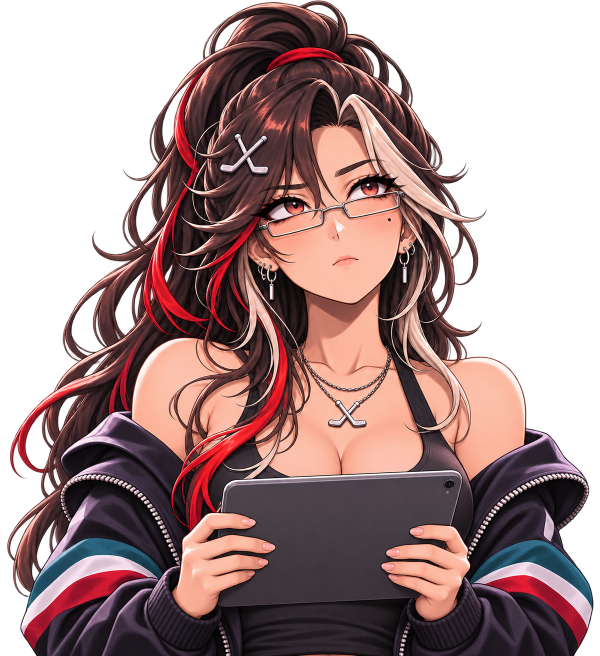
#> input picture assets/analyst.png, 1199 x 1312 px (shown at 1/2 size)
$ python render_pilot.py
#> lines starting #> are read from the running program, lines starting #| are printed output that depends on the picture
"""Render a three-scene vertical pilot, entirely on a GitHub Actions runner."""
import json
import math
import subprocess
from pathlib import Path
from PIL import Image, ImageDraw, ImageFont, ImageOps

ROOT = Path(__file__).resolve().parent
OUT = ROOT / "reel-output"
WORK = ROOT / "reel-work"
ENGINE = ROOT / "engine"
W, H, FPS = 1080, 1920, 24
PW, PH = 960, 1120
PX, PY = 60, 232
SCENES = [
    ("analyst.png", "АНАЛИТИКА", "В хоккее всё просто. Главное — забить больше, чем пропустить."),
    ("goal.png", "ГОООЛ!", "Но когда твоя команда забивает, аналитика внезапно заканчивается."),
    ("referee_anger.png", "СУДЬЯ?!", "А когда судья отменяет гол, начинается уже совсем другой вид спорта!"),
]

def run(*args, **kwargs):
    subprocess.run([str(x) for x in args], check=True, **kwargs)

def font(size, bold=False):
    name = "DejaVuSans-Bold.ttf" if bold else "DejaVuSans.ttf"
    return ImageFont.truetype("/usr/share/fonts/truetype/dejavu/" + name, size)

def wrap(draw, text, f, max_width):
    lines, line = [], ""
    for word in text.split():
        candidate = (line + " " + word).strip()
        if line and draw.textlength(candidate, font=f) > max_width:
            lines.append(line)
            line = word
        else:
            line = candidate
    if line:
        lines.append(line)
    return lines

def compose(index, filename, headline, phrase):
    base = Image.new("RGB", (W, H))
    d = ImageDraw.Draw(base)
    for y in range(H):
        t = y / H
        d.line((0, y, W, y), fill=(int(13 + t*7), int(24 + t*15), int(31 + t*13)))
    d.rounded_rectangle((60, 75, 1020, 180), 25, fill="#203b3c")
    d.text((92, 127), "ХОККЕЙ-ТЯН", font=font(52, True), fill="#f4f8f7", anchor="lm")
    d.text((985, 127), f"0{index}/03", font=font(36, True), fill="#98d7be", anchor="rm")
    d.rounded_rectangle((48, 220, 1032, 1364), 24, fill="#426763")
    d.rounded_rectangle((60, 1390, 1020, 1785), 32, fill="#142528", outline="#36564e", width=3)
    d.text((100, 1430), headline, font=font(66, True), fill="#9ee8c7")
    f = font(52, True)
    lines = wrap(d, phrase, f, 870)
    if len(lines) > 4:
        f = font(45, True)
        lines = wrap(d, phrase, f, 870)
    for n, line in enumerate(lines):
        d.text((100, 1520 + n*65), line, font=f, fill="#ffffff")
    d.text((60, 1830), "BEZ POTOLKA FILMS  /  PILOT 001", font=font(26), fill="#88a9a5")
    for n in range(3):
        x = 60 + n*326
        d.rounded_rectangle((x, 1890, x+308, 1902), 6, fill="#a2e8cc" if n < index else "#304745")
    base_path = WORK / f"base-{index}.png"
    base.save(base_path)
    src = ImageOps.exif_transpose(Image.open(ROOT / "assets" / filename)).convert("RGBA")
    # A dark panel with the complete reaction image; no face/body cropping.
    panel = Image.new("RGBA", (PW, PH), "#17292e")
    art = ImageOps.contain(src, (PW-64, PH-64), Image.Resampling.LANCZOS)
    panel.alpha_composite(art, ((PW-art.width)//2, (PH-art.height)//2))
    panel_path = WORK / f"panel-{index}.png"
    panel.convert("RGB").save(panel_path)
    return base_path, panel_path

def synthesize(index, phrase):
    wav = WORK / f"voice-{index}.wav"
    run(ENGINE / "qwen_tts", "-d", "qwen3-tts-1.7b", "-s", "ono_anna",
        "-l", "Russian", "--int8", "--threads", "4", "--seed", "42",
        "--max-duration", "35", "--text", phrase, "-o", wav, cwd=ENGINE)
    seconds = float(subprocess.check_output(["ffprobe", "-v", "error", "-show_entries",
        "format=duration", "-of", "default=noprint_wrappers=1:nokey=1", str(wav)], text=True).strip())
    if not math.isfinite(seconds) or seconds <= 0:
        raise RuntimeError(f"Invalid voice duration: {seconds}")
    frames = math.ceil((seconds + .35) * FPS)
    return wav, frames

def main():
    OUT.mkdir(exist_ok=True)
    WORK.mkdir(exist_ok=True)
    for filename, _, _ in SCENES:
        if not (ROOT / "assets" / filename).is_file():
            raise FileNotFoundError(filename)
    clips, manifest = [], []
    for index, (filename, title, phrase) in enumerate(SCENES, 1):
        print(f"Scene {index}: {filename} | {phrase}", flush=True)
        base, panel = compose(index, filename, title, phrase)
#> in compose, `base = Image.new("RGB", (W, H))`: base: PIL image 1080x1920 RGB; every value is 0
#> in compose, `lines = wrap(d, phrase, f, 870)`: lines = ['В хоккее всё просто.', 'Главное — забить больше,', 'чем пропустить.']
#> the loop in compose, `for n, line in enumerate(lines):` made 3 passes
#> in compose, `base.save(base_path)`:
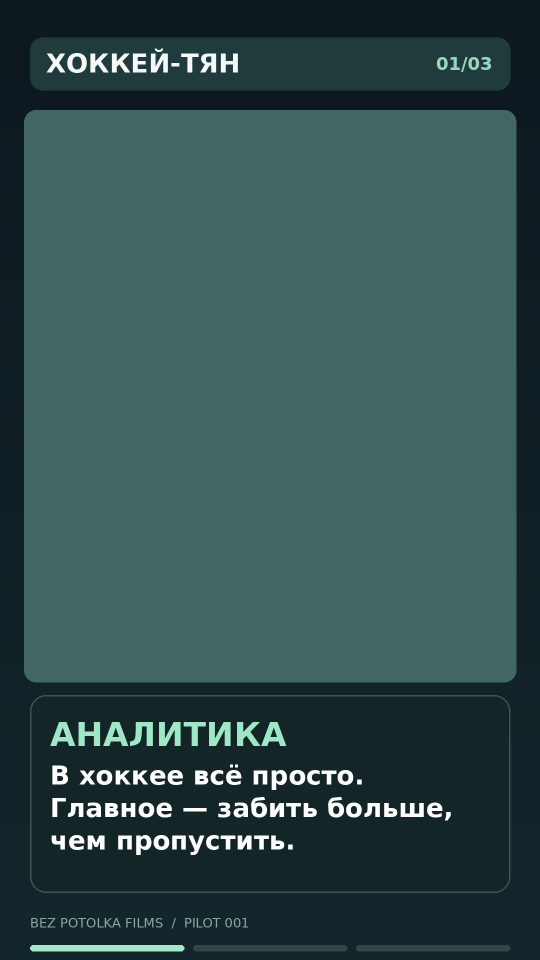
#> saved as base-1.png: PIL image 1080x1920 RGB (shown at 1/2 size); mean R, G, B 50.2, 78.4, 77.8
#> in compose, src is the input picture: PIL image 1199x1312 RGBA; mean R, G, B, A 80.6, 54.9, 54.4, 162.8
#> in compose, `panel = Image.new("RGBA", (PW, PH), "#17292e")`:
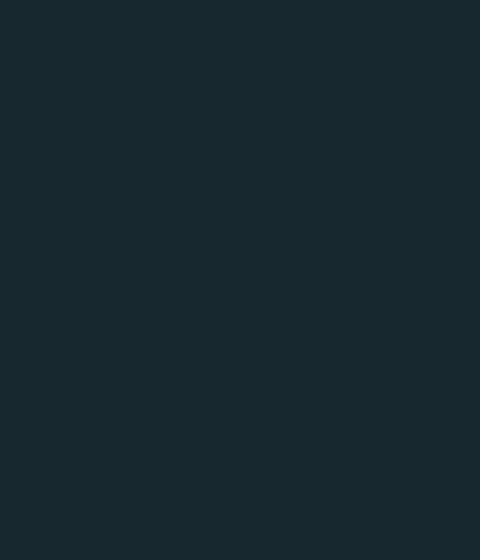
#> panel: PIL image 960x1120 RGBA (shown at 1/2 size); mean R, G, B, A 23, 41, 46, 255
#> in compose, `art = ImageOps.contain(src, (PW-64, PH-64), Image.Resampling.LANCZOS)`:
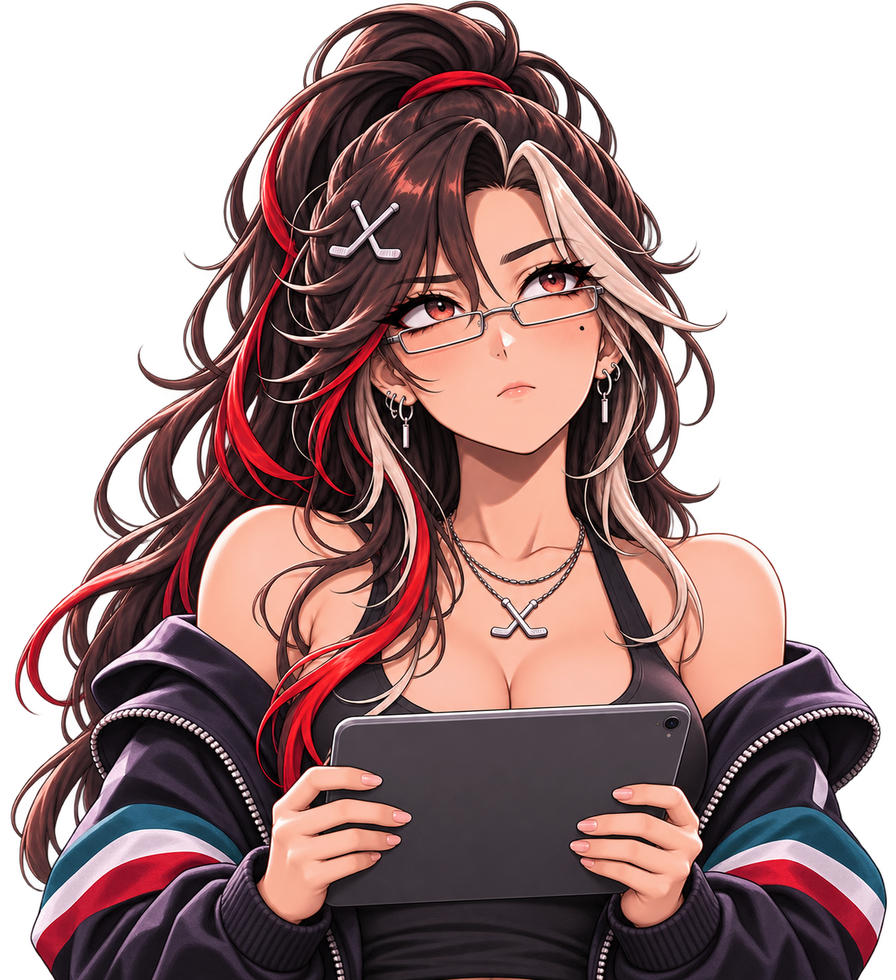
#> art: PIL image 896x980 RGBA; mean R, G, B, A 80, 54.7, 54.1, 162.8; transparent parts drawn white
#> in compose, `panel.alpha_composite(art, ((PW-art.width)//2, (PH-art.height)//2))`:
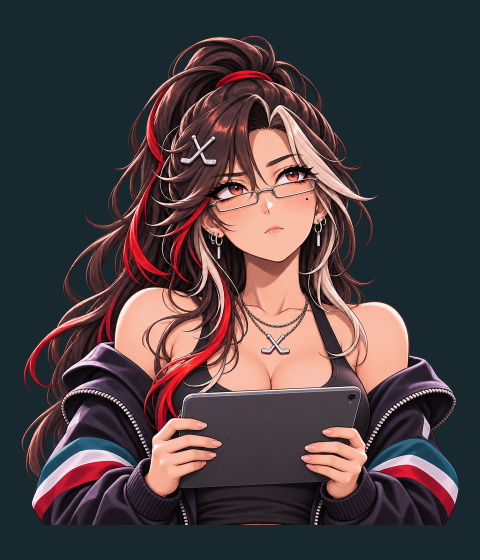
#> panel: PIL image 960x1120 RGBA (shown at 1/2 size); mean R, G, B, A 74.1, 63, 64.9, 255
        wav, frames = synthesize(index, phrase)
        duration = frames/FPS
        clip = WORK / f"scene-{index}.mp4"
        zoom = f"1+0.035*on/{max(1,frames-1)}"
        vf = (f"[1:v]scale=1920:2240,zoompan=z='{zoom}':x='iw/2-iw/zoom/2':"
              f"y='ih/2-ih/zoom/2':d={frames}:s={PW}x{PH}:fps={FPS}[motion];"
              f"[0:v][motion]overlay={PX}:{PY}:shortest=1,format=yuv420p[v]")
        run("ffmpeg", "-hide_banner", "-loglevel", "error", "-y",
            "-filter_complex_threads", "2", "-loop", "1", "-framerate", FPS, "-i", base,
            "-i", panel, "-i", wav, "-filter_complex", vf, "-map", "[v]", "-map", "2:a:0",
            "-af", "apad", "-t", f"{duration:.6f}", "-r", FPS, "-c:v", "libx264",
            "-threads", "4", "-preset", "fast", "-crf", "19", "-c:a", "aac", "-b:a", "128k",
            "-ar", "48000", "-ac", "2", clip)
        clips.append(clip)
        manifest.append({"scene": index, "asset": filename, "text": phrase, "seconds": duration})
    listing = WORK / "concat.txt"
    listing.write_text("".join(f"file '{p.name}'\n" for p in clips), encoding="utf-8")
    final = OUT / "hockey-tyan-pilot.mp4"
    run("ffmpeg", "-hide_banner", "-loglevel", "error", "-y", "-f", "concat", "-safe", "0",
        "-i", listing, "-c:v", "copy", "-c:a", "aac", "-b:a", "128k", "-movflags", "+faststart", final)
    (OUT / "manifest.json").write_text(json.dumps(manifest, ensure_ascii=False, indent=2), encoding="utf-8")
    run("ffprobe", "-v", "error", "-show_entries", "stream=codec_name,width,height:format=duration",
        "-of", "json", final)

if __name__ == "__main__":
    main()
#> (the call stopped at in synthesize, `seconds = float(subprocess.check_output(["ffprobe", "-v", "error", "-s..`: subprocess is not available in this run)

$ run again, with assets/dead_inside.png copied over assets/analyst.png
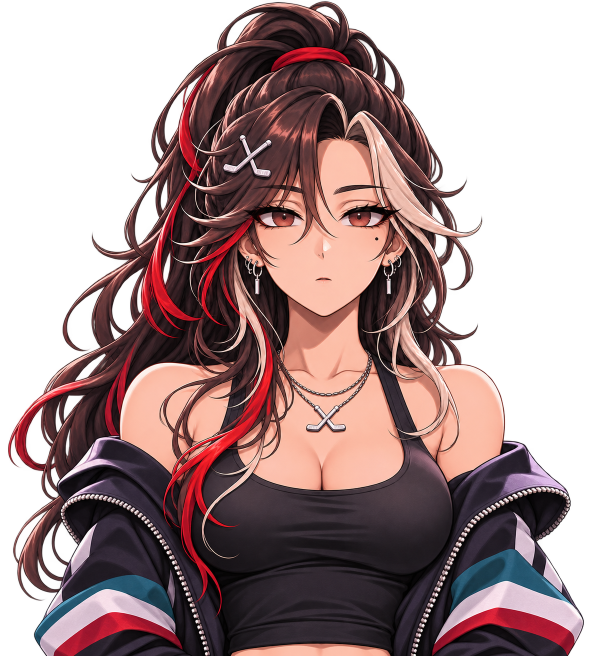
#> input picture assets/dead_inside.png, 1199 x 1312 px (shown at 1/2 size)
#> base: PIL image 1080x1920 RGB; every value is 0
#> lines = ['В хоккее всё просто.', 'Главное — забить больше,', 'чем пропустить.']
#> the loop in compose, `for n, line in enumerate(lines):` made 3 passes
#> in compose, src is the input picture: PIL image 1199x1312 RGBA; mean R, G, B, A 73, 49.8, 50, 155.5
#> in compose, `art = ImageOps.contain(src, (PW-64, PH-64), Image.Resampling.LANCZOS)`:
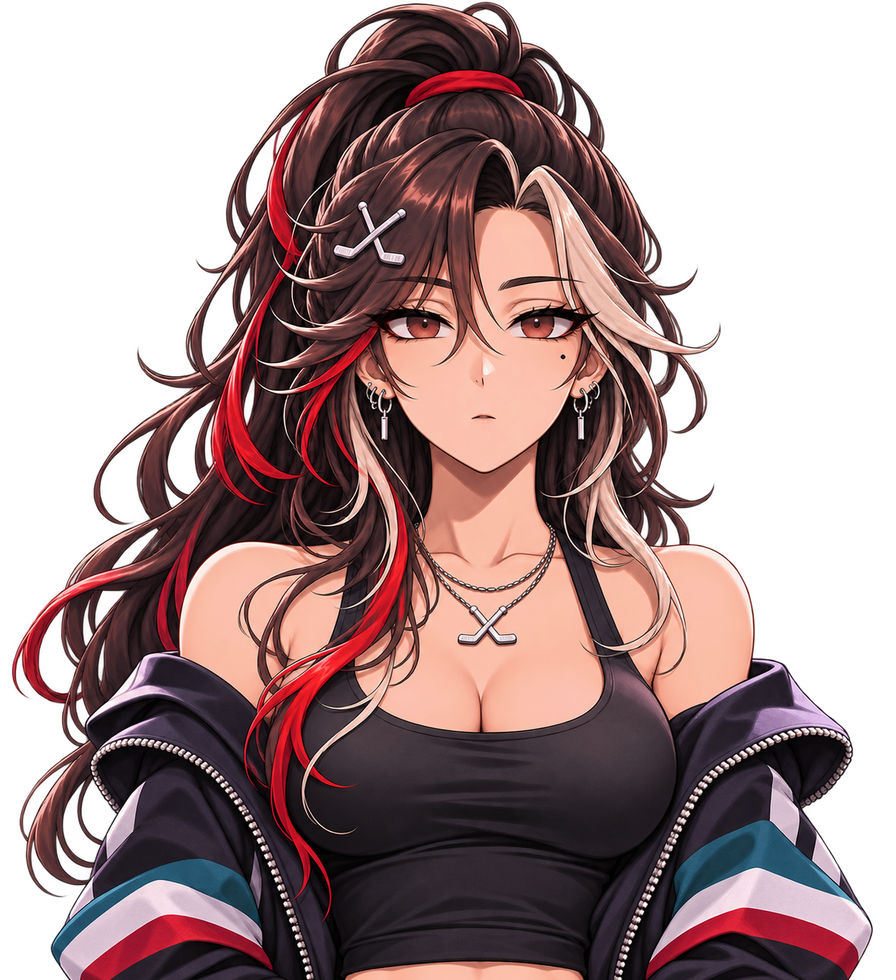
#> art: PIL image 896x980 RGBA; mean R, G, B, A 72.5, 49.6, 49.8, 155.5; transparent parts drawn white
#> in compose, `panel.alpha_composite(art, ((PW-art.width)//2, (PH-art.height)//2))`:
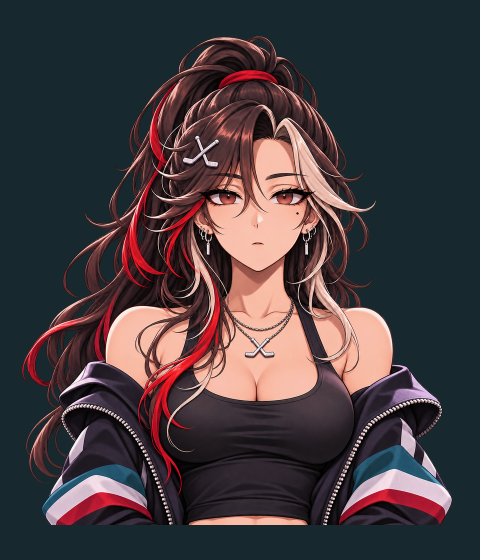
#> panel: PIL image 960x1120 RGBA (shown at 1/2 size); mean R, G, B, A 68.7, 59.9, 62.6, 255
